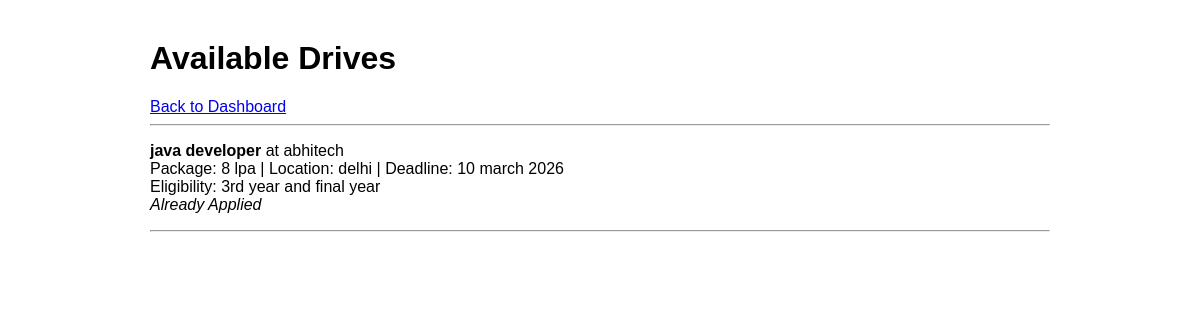
Page /students/drives (signed in) on the committed database.
### app.py (models this page shows)
class PlacementDrive(db.Model):
    id = db.Column(db.Integer, primary_key=True)
    company_id = db.Column(db.Integer, db.ForeignKey('company.id'), nullable=False)
    job_title = db.Column(db.String(200), nullable=False)
    description = db.Column(db.Text)
    eligibility = db.Column(db.Text)
    package = db.Column(db.String(100))
    location = db.Column(db.String(100))
    status = db.Column(db.String(20), default='Pending')
    deadline = db.Column(db.String(100), nullable=False)
    created_at = db.Column(db.DateTime, default=datetime.utcnow)
    applications = db.relationship('Application', backref='drive', lazy=True)

class Company(db.Model):
    id = db.Column(db.Integer, primary_key=True)
    username = db.Column(db.String(100), unique=True, nullable=False)
    password = db.Column(db.String(200), nullable=False)
    company_name = db.Column(db.String(200), nullable=False)
    email = db.Column(db.String(120), nullable=False)
    hr_contact = db.Column(db.String(120))
    website = db.Column(db.String(200))
    description = db.Column(db.Text)
    approval_status = db.Column(db.String(20), default='Pending')
    drives = db.relationship('PlacementDrive', backref='company', lazy=True)

### app.py (the view)
@app.route('/students/drives')
@student_required
def view_drives():
    drives = PlacementDrive.query.filter_by(status='Approved').all()
    student = Student.query.get(session['student_id'])
    applied_ids = {a.drive_id for a in student.applications}
    return render_template('students/drives.html', drives=drives, applied_ids=applied_ids)

### app.py (called while the page is built)
def student_required(f):
    from functools import wraps
    @wraps(f)
    def wrapper(*args, **kwargs):
        if 'student_id' not in session:
            flash("Please login first.", "warning")
            return redirect(url_for('student_login'))
        return f(*args, **kwargs)
    return wrapper

### templates/students/drives.html
{% extends "base.html" %}
{% block body %}
<h1>Available Drives</h1>
<a href="{{ url_for('student_dashboard') }}">Back to Dashboard</a>
<hr>
{% if drives %}
    {% for drive in drives %}
        <p>
            <strong>{{ drive.job_title }}</strong> at {{ drive.company.company_name }}<br>
            Package: {{ drive.package }} | Location: {{ drive.location }} | Deadline: {{ drive.deadline }}<br>
            Eligibility: {{ drive.eligibility }}<br>
            {% if drive.id in applied_ids %}
                <em>Already Applied</em>
            {% else %}
                <form method="POST" action="{{ url_for('student_apply', drive_id=drive.id) }}">
                    <button type="submit">Apply</button>
                </form>
            {% endif %}
        </p>
        <hr>
    {% endfor %}
{% else %}
    <p>No drives available right now.</p>
{% endif %}
{% endblock body %}

### templates/base.html (style rules this page uses)
body { font-family: Arial, sans-serif; max-width: 900px; margin: 40px auto; padding: 0 20px; }

### rows in the picture
PlacementDrive: job_title "java developer", company.company_name "abhitech", package "8 lpa", location "delhi", deadline "10 march 2026", eligibility "3rd year and final year", shows "Already Applied"
